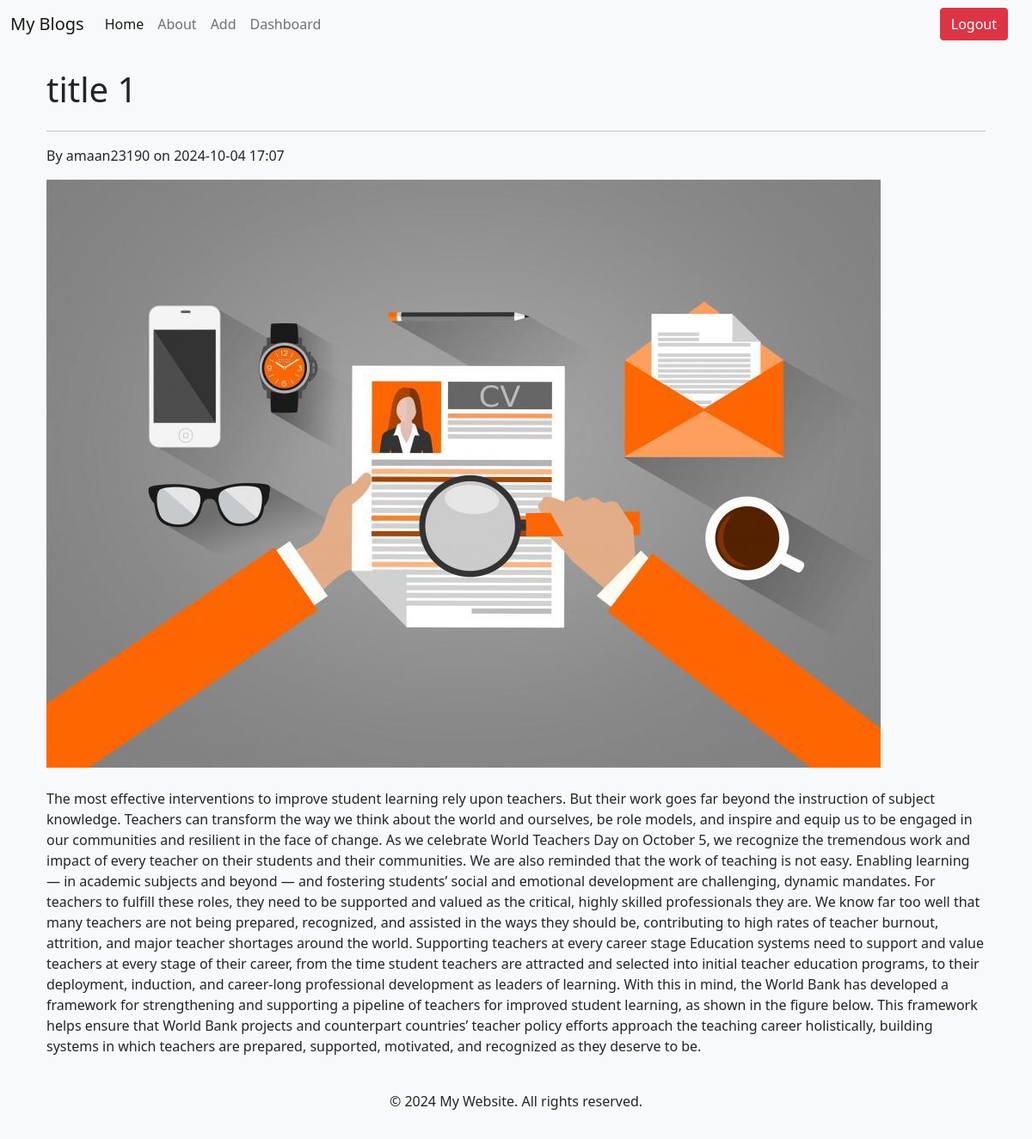
/post/1, run on the app's committed database.
### app.py (models this page shows)
class Article(db.Model):
    id = db.Column(db.Integer, primary_key=True)
    title = db.Column(db.String(50))
    author = db.Column(db.String(20))
    post_date = db.Column(db.DateTime)
    image_filename = db.Column(db.String(200), nullable=True)  # Add this line
    content = db.Column(db.Text)

### app.py (the view)
@app.route("/post/<int:article_id>")
def post(article_id):
    article = Article.query.get_or_404(article_id)
    return render_template("post.html", article=article)

### templates/post.html (shortened to what this page needs)
{% extends "base.html" %}
{% block content %}
<div class="container">
    <div class="d-flex justify-content-between align-items-center">
        <h1>{{ article.title }}</h1>
    </div>
    <hr>
    <p>By {{ article.author }} on {{ article.post_date.strftime('%Y-%m-%d %H:%M') }}</p>
    {% if article.image_filename %}
        <img src="{{ url_for('static', filename='uploads/' + article.image_filename) }}" alt="{{ article.title }}" class="img-fluid">
    {% endif %}
    <div class="content mt-4">
        <p>{{ article.content }}</p>
    </div>
</div>
{% endblock %}

### data on the page
Article: title "title 1", author "amaan23190", post_date "2024-10-04 17:07", image_filename (picture), content "The most effective interventions to improve student learning rely upon teachers. But their work goes far beyond the instruction of subject knowledge. Teachers can transform the way we think about the world and ourselves, be role models, and inspire and equip us to be engaged in our communities and resilient in the face of change. As we celebrate World Teachers Day on October 5, we recognize the tremendous work and impact of every teacher on their students and their communities. We are also reminded that the work of teaching is not easy. Enabling learning — in academic subjects and beyond — and fostering students’ social and emotional development are challenging, dynamic mandates. For…"
